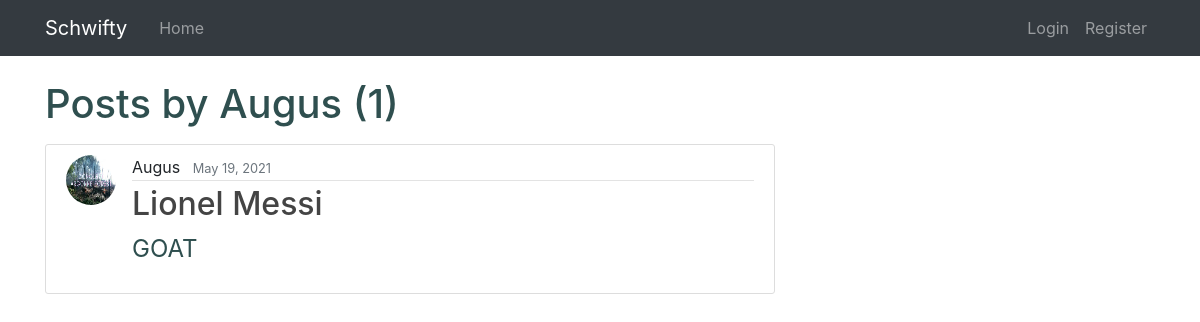
The app's page /user/Augus/, older data.
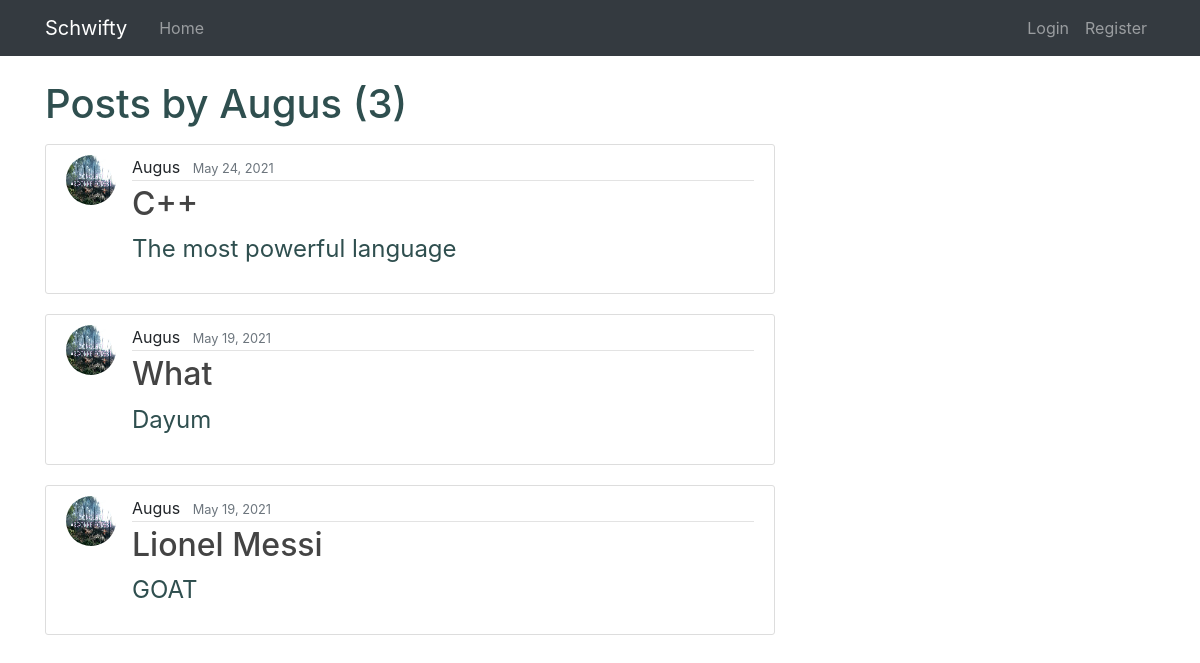
The same page, newer data.
### blog/models.py (models this page shows, shortened)
class Post(models.Model):
    title = models.CharField(max_length=100)
    content = models.TextField()
    date_posted = models.DateTimeField(default=timezone.now)
    author = models.ForeignKey(User, on_delete=models.CASCADE)
    upvotes = models.ManyToManyField(
        User, blank=True, related_name='post_upvotes')
    downvotes = models.ManyToManyField(
        User, blank=True, related_name='post_downvotes')
    posted_to = models.ForeignKey(Community, on_delete=models.CASCADE)

### users/models.py (models this page shows, shortened)
class Profile(models.Model):
    user = models.OneToOneField(User, on_delete=models.CASCADE)
    image = models.ImageField(default='default.jpg', upload_to='profile_pics')

### blog/views.py (the view)
# urls.py: path('user/<str:username>/', views.UserPostListView.as_view(), name='user-posts'),
class UserPostListView(ListView):
    model = Post
    template_name = 'blog/user_posts.html'
    context_object_name = 'posts'
    paginate_by = 5
    def get_queryset(self):
        user = get_object_or_404(User, username=self.kwargs.get('username'))
        return Post.objects.filter(author=user).order_by('-date_posted')

### blog/templates/blog/user_posts.html (shortened to what this page needs)
{% extends "blog/base.html" %}
{% block content %}
        <h1 class ="mb-3">Posts by {{view.kwargs.username}} ({{page_obj.paginator.count}})</h1>
        {% for post in posts %}
        <article class="media content-section">
          <img src="{{post.author.profile.image.url}}" class="rounded-circle article-img">
          <div class="media-body">
            <div class="article-metadata">
                {% if post.author == user%}
                  <a class="mr-2" href="{% url 'profile' %}">{{ post.author }}</a>
                {% else %}
                  <span class ="mr-2"> {{post.author}}</span>
                {% endif %}
                <small class="text-muted">{{ post.date_posted|date:"F d, Y" }}</small>
              </div>
              <h2><a class="article-title" href="{% url 'post-detail' post.id %}">{{ post.title }}</a></h2>
              <p class="article-content">{{ post.content }}</p>
            </div>
          </article>
        {% endfor %}
{% endblock content %}

### blog/templates/blog/base.html (shortened to what this page needs)
{% load static %}
<html>
    <head>
    <link rel="stylesheet" href="https://maxcdn.bootstrapcdn.com/bootstrap/4.0.0/css/bootstrap.min.css">
    <link rel="stylesheet" href ="{% static 'blog/main.css'%}">
    <link rel="stylesheet" href="https://cdn.jsdelivr.net/npm/bootstrap-icons@1.5.0/font/bootstrap-icons.css">
    </head>
    <body>
        <header class="site-header">
            <nav class="navbar navbar-expand-md navbar-dark bg-dark fixed-top">
              <div class="container">
                <a class="navbar-brand mr-4" href="{% url 'blog-home' %}">Schwifty</a>
                <div class="collapse navbar-collapse" id="navbarToggle">
                  <div class="navbar-nav mr-auto">
                    <a class="nav-item nav-link" href="{% url 'blog-home' %}">Home</a>
                  </div>
                  <div class="navbar-nav">
                    {% if user.is_authenticated %}
                    <a class="nav-item nav-link" href="{% url 'comm-create' %}">Create Community</a>
                      <a class="nav-item nav-link" href="{% url 'post-create' %}">Create Post</a>
                      <a class="nav-item nav-link" href ="{% url 'profile' %}">{{user.username}}</a>
                      <a class="nav-item nav-link" href="{% url 'logout' %}">Logout</a>
                    {% else %}
                      <a class="nav-item nav-link" href="{% url 'login'%}">Login</a>
                      <a class="nav-item nav-link" href="{% url 'register'%}">Register</a>
                    {% endif %}
                  </div>
                </div>
              </div>
            </nav>
        </header>
          <main role="main" class="container">
            <div class="row">
              <div class="col-md-8">
                {% block content %}{% endblock %}
              </div>
                <div class="col-md-4">
              </div>
            </div>
          </main>
    </body>
</html>

### blog/static/blog/main.css (style rules this page uses)
body { margin-top: 5rem; }
h1 , h2, h3 { color: darkslategray; }
.content-section { background: white; padding: 10px 20px; border: 1px solid #dddddd; border-radius: 3px; margin-bottom: 20px; }
small { color: darkgray; }
.article-title { color: #444444; }
p.article-content { font-size: 24px; color: darkslategray; }
.article-content { white-space: pre-line; }
.article-img { height: 50px; width: 50px; margin-right: 16px; }
.article-metadata { padding-bottom: 1px; margin-bottom: 4px; border-bottom: 1px solid #e3e3e3 }

Row changes from the older to the newer data that the page shows:
added Post: author.profile.image (placeholder picture), author "Augus", date_posted "May 24, 2021", title "C++", content "The most powerful language"
added Post: author.profile.image (placeholder picture), author "Augus", date_posted "May 19, 2021", title "What", content "Dayum"
Text that changed along with them:
{{ page_obj.paginator.count }}: "1" → "3"
